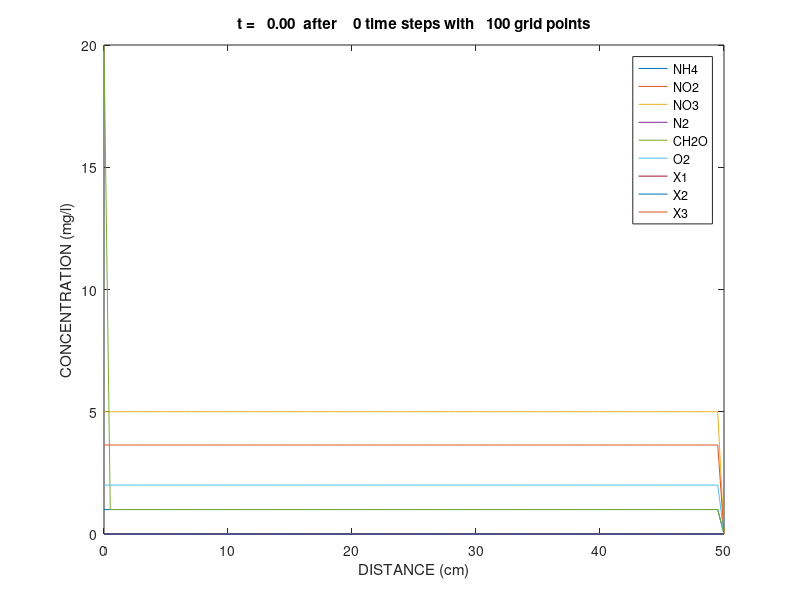

Write MATLAB code to recreate this figure. (Note: this script raises an error after producing the figure.)
function Nitrogen_model()
% parameters and model equations refer to
% Mee-Sun Lee et al., Nitrogen transformation and transport modeling
% in groundwater aquifers. Ecological Modelling, 2006

v       = 10;        % unit: cm/day, average linear velocity
Diff    = 0.5*v;     % unit: cm2/day, longitudinal dispersivity (cm) * velocity (cm/day)
xl      = 0;         % unit: cm, left boundary
xr      = 50;        % unit: cm, right boundary
nx      = 100;       % number of nodes
tfinal  = 4;         % unit: day, total simulation time
dx      = (xr-xl)/nx;% unit: cm, space step
dt      = 0.08;      % unit: day, time step
x       = linspace(xl, xr, nx)';  % unit: cm, space grids
nsteps  = round(tfinal/dt);       % time steps
nplot   = 1;

tn      = 0;         % t(n)
ns      = 9;         % number of different component
u0      = zeros(nx, ns);
% initial values, unit: mg/l
% NH4  = u0(:,1)
% NO2  = u0(:,2)
% NO3  = u0(:,3)
% N2   = u0(:,4)
% CH2O = u0(:,5)
% O2   = u0(:,6)
% X1   = u0(:,7)
% X2   = u0(:,8)
% X3   = u0(:,9)
u0(:,1) = 1.0;
u0(:,2) = 0;
u0(:,3) = 5.0;
u0(:,4) = 0.0;
u0(:,5) = 1.0;
u0(:,6) = 2.0;
u0(:,7) = 0;
u0(:,8) = 0;
u0(:,9) = 3.64;
% left boundary values, unit: mg/l
u0(1,1) = 1.0;
u0(1,2) = 0;
u0(1,3) = 5.0;
u0(1,4) = 0.0;
u0(1,5) = 20.0;
u0(1,6) = 2.0;
u0(1,7) = 0;
u0(1,8) = 0;
u0(1,9) = 3.64;
% right boundary values
u0(nx,1) = 0.0;
u0(nx,2) = 0.0;
u0(nx,3) = 0.0;
u0(nx,4) = 0.0;
u0(nx,5) = 0.0;
u0(nx,6) = 0.0;
u0(nx,7) = 0.0;
u0(nx,8) = 0.0;
u0(nx,9) = 0.0;

u = u0;

I = (2:nx-1)';
% legend text for plot
specs  = {'NH4', 'NO2', 'NO3', 'N2', 'CH2O', 'O2', 'X1', 'X2', 'X3'};
% plot initial condition
plot(x, u);
legend(specs(1:ns));
title(sprintf('t = %6.2f  after %4i time steps with %5i grid points',...
               tn,0,nx))
xlim([0 xr])
xlabel('DISTANCE (cm)')
ylabel('CONCENTRATION (mg/l)')
drawnow

for n = 1 : nsteps    
    tnp = tn + dt;
    
    % transport for each component
    for i = 1 : ns
        % construct left hand matrix
        ne           = 0.44;    % dimensionless, porosity
        rho          = 1.56e6;  % unit: mg/l, soil bulk density
        KdCH2O       = 2.93e-8; % unit: l/mg, linear partitioning coefficient of DOC
        KdNH4        = 35.2e-8; % unit: l/mg, linear partitioning coefficient of ammonium
        switch i
            case {2, 3, 4, 6, 7, 8, 9}
                R = 1;
            case 1
                R = 1 + rho/ne * KdNH4;
            case 5
                R = 1 + rho/ne * KdCH2O;
            otherwise
        end
        alpha  = -v*dt/dx/4/R;
        beta   = Diff*dt/dx^2/2/R;
        A      = (alpha - beta) * ones(nx);
        A(1)   = 0;
        A(nx) = 0;
        B      = (1 + 2*beta) * ones(nx);
        B(1)   = 1;
        B(nx) = 1;
        C      = (-alpha - beta) * ones(nx);
        C(1)   = 0;
        C(nx) = 0;        
        D      = zeros(nx);
        D(I)   = (-alpha+beta)*u(I-1,i)+(1-2*beta)*u(I,i)+(alpha+beta)*u(I+1,i);
        D(1)   = u0(1,i);
        D(nx)  = 2*u(nx-1,i) - u(nx-2,i);
        u(:,i) = TDMAsolver(A, B, C, D);
    end
    
    % Runge Kutta method solving system of ODEs
    for i = 1 : nx
        u(i,:) = Runge_Kutta(@myode, tnp, dt, u(i,:));
    end
    
    if mod(n,nplot)==0 || n==nsteps
        flag = 1:ns;
        for i = 1 : ns
            if all(u(:,i) < 1e-3)
                flag(i) = 0;
            end
        end
        flag(flag==0) = [];
        plot(x, u(:,flag))
        legend(specs(flag))
        title(sprintf('t = %6.2f  after %4i time steps with %5i grid points',...
                       tnp,n,nx))
        xlim([0 50])
        xlabel('DISTANCE (cm)')
        ylabel('CONCENTRATION (mg/l)')
        drawnow
    end    
    tn = tnp;    
end

end


%--------------------------------------------------------------------------

function y = Runge_Kutta(f, t, h, y)
% Runge Kutta 4th order method for solving ODE
% input: f = function handle
%        h = time step

k1 = f(t, y);
k2 = f(t + h/2, y + h/2 * k1);
k3 = f(t + h/2, y + h/2 * k2);
k4 = f(t + h,   y + h   * k3);
y = y + h/6*(k1+2*k2+2*k3+k4);

end

%--------------------------------------------------------------------------
function dydt = myode(~,y)

mu_max_nit1  = 10;      % unit: 1/day, the maximum substrate utilization rate for nitrification (ammonium -> nitrite)
mu_max_nit2  = 10;      % unit: 1/day, the maximum substrate utilization rate for nitrification (nitrite -> nitrate)
mu_max_denit = 40;      % unit: 1/day, the maximum substrate utilization rate for denitrification (nitrate -> nitrogen)
mu_max_oxid  = 30;      % unit: 1/day, the maximum substrate utilization rate for organic carbon oxidation
K_NH4        = 1;       % unit: mg/l, half saturation constant for NH4+
K_NO2        = 1.8;     % unit: mg/l, half saturation constant for NO2-
K_NO3        = 2.6;     % unit: mg/l, half saturation constant for NO3-
K_O2         = 0.77;    % unit: mg/l, half saturation constant for O2
K_CH2O       = 40;      % unit: mg/l, half saturation constant for CH2O
k_O2I        = 0.01;    % unit: mg/l, oxygen inhibition constant
kb1          = 1;       % unit: mg/l, ammonia-oxidizing biomass inhibition constant
kb2          = 1;       % unit: mg/l, nitrite-oxidizing biomass inhibition constant
kb3          = 0.5;     % unit: mg/l, heterotrophic biomass inhibition constant
yNO2_NH4     = 2.5504;  % ratio of NH4  substrate to NO2 substrate consumed
yNO3_NO2     = 1.3478;  % ratio of NO2  substrate to NO3 substrate consumed
yN2_NO3      = 0.4518;  % ratio of NO3  substrate to N2  substrate consumed
yO2_NH4      = 1.7739;  % ratio of NH4  substrate to O2  substrate consumed
yO2_NO2      = 0.6955;  % ratio of NO2  substrate to O2  substrate consumed
yO2_CH2O     = 1.0657;  % ratio of CH2O substrate to O2  substrate consumed
Y1           = 0.45;    % microbial yield coefficients for autotrophic ammonia-oxidizing bacteria
Y2           = 0.45;    % microbial yield coefficients for autotrophic nitrite-oxidizing bacteria
Y3           = 0.5;     % microbial yield coefficients for heterotrophic bacteria
d1           = 0.02;    % unit: 1/day, death or maintenance rate constant of autotrophic ammonia-oxidizing bacteria
d2           = 0.02;    % unit: 1/day, death or maintenance rate constant of autotrophic nitrite-oxidizing bacteria
d3           = 0.02;    % unit: 1/day, death or maintenance rate constant of heterotrophic biomass
ne           = 0.44;    % dimensionless, porosity
rho          = 1.56e6;  % unit: mg/l, soil bulk density
KdCH2O       = 2.93e-8; % unit: l/mg, linear partitioning coefficient of DOC
KdNH4        = 35.2e-8; % unit: l/mg, linear partitioning coefficient of ammonium
R_NH4        = 1 + rho/ne * KdNH4;       % retardation factor for NH4+
R_NO2        = 1;       % retardation factor for NO2-
R_NO3        = 1;       % retardation factor for NO3-
R_N2         = 1;       % retardation factor for N2
R_CH2O       = 1 + rho/ne * KdCH2O;       % retardation factor for CH2O
R_O2         = 1;       % retardation factor for O2

NH4  = y(1);
NO2  = y(2);
NO3  = y(3);
%N2   = y(4);
CH2O = y(5);
O2   = y(6);
X1   = y(7);    % unit: mg/l, concentration of autotrophic ammonia-oxidizing biomass
X2   = y(8);    % unit: mg/l, concentration of autotrophic nitrite-oxidizing biomass
X3   = y(9);    % unit: mg/l, the heterotrophic biomass concentration

r1 = mu_max_nit1*X1*(kb1/(kb1+X1))*(NH4/(K_NH4+NH4))*(O2/(K_O2+O2));    % unit: mg/day, substrate utilization rate by ammonium oxidation process 1
%r1 = mu_max_nit1*X1*(kb1/(kb1+X1))*1.0*(O2/(K_O2+O2));                  % ammonia is in excess
r2 = mu_max_nit2*X2*(kb2/(kb2+X2))*(NO2/(K_NO2+NO2))*(O2/(K_O2+O2));    % unit: mg/day, substrate utilization rate by nitrite oxidation process 2
r3 = mu_max_denit*X3*(kb3/(kb3+X3))*(k_O2I/(k_O2I+O2))*(CH2O/(K_CH2O+CH2O))*(NO3/(K_NO3+NO3));  % unit: mg/day, substrate utilization rate by denitrification
r4 = mu_max_oxid*X3*(kb3/(kb3+X3))*(CH2O/(K_CH2O+CH2O))*(O2/(K_O2+O2)); % unit: mg/day, substrate utilization rate by denitrification

dNH4dt  = - r1 / R_NH4;
dNO2dt  = (yNO2_NH4 * r1 - r2) / R_NO2;
dNO3dt  = (yNO3_NO2 * r2 - r3) / R_NO3;
dN2dt   = (yN2_NO3 * r3) / R_N2;
dCH2Odt = - r4 / R_CH2O;
dO2dt   = (-yO2_NH4 * r1 - yO2_NO2 * r2 - yO2_CH2O * r4) / R_O2;
dX1dt   = Y1 * r1 - X1 * d1;
dX2dt   = Y2 * r2 - X2 * d2;
dX3dt   = Y3 * (r3+r4) - X3 * d3;

dydt = zeros(1,9);
dydt(1) = dNH4dt;
dydt(2) = dNO2dt;
dydt(3) = dNO3dt;
dydt(4) = dN2dt;
dydt(5) = dCH2Odt;
dydt(6) = dO2dt;
dydt(7) = dX1dt;
dydt(8) = dX2dt;
dydt(9) = dX3dt;

end
